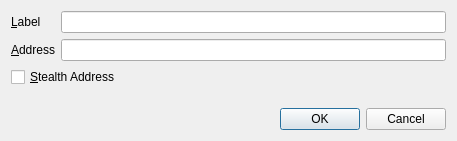
<?xml version="1.0" encoding="UTF-8"?>
<ui version="4.0">
 <class>EditAddressDialog</class>
 <widget class="QDialog" name="EditAddressDialog">
  <property name="geometry">
   <rect>
    <x>0</x>
    <y>0</y>
    <width>457</width>
    <height>141</height>
   </rect>
  </property>
  <property name="windowTitle">
   <string>Edit Address</string>
  </property>
  <layout class="QVBoxLayout" name="verticalLayout">
   <item>
    <layout class="QFormLayout" name="formLayout">
     <property name="fieldGrowthPolicy">
      <enum>QFormLayout::AllNonFixedFieldsGrow</enum>
     </property>
     <item row="0" column="0">
      <widget class="QLabel" name="label">
       <property name="text">
        <string>&amp;Label</string>
       </property>
       <property name="buddy">
        <cstring>labelEdit</cstring>
       </property>
      </widget>
     </item>
     <item row="0" column="1">
      <widget class="QLineEdit" name="labelEdit">
       <property name="toolTip">
        <string>The label associated with this address book entry</string>
       </property>
      </widget>
     </item>
     <item row="1" column="0">
      <widget class="QLabel" name="label_2">
       <property name="text">
        <string>&amp;Address</string>
       </property>
       <property name="buddy">
        <cstring>addressEdit</cstring>
       </property>
      </widget>
     </item>
     <item row="1" column="1">
      <widget class="QValidatedLineEdit" name="addressEdit">
       <property name="toolTip">
        <string>The address associated with this address book entry. This can only be modified for sending addresses.</string>
       </property>
      </widget>
     </item>
     <item row="2" column="0" colspan="2">
      <widget class="QCheckBox" name="stealthCB">
       <property name="text">
        <string>&amp;Stealth Address</string>
       </property>
      </widget>
     </item>
    </layout>
   </item>
   <item>
    <widget class="QDialogButtonBox" name="buttonBox">
     <property name="orientation">
      <enum>Qt::Horizontal</enum>
     </property>
     <property name="standardButtons">
      <set>QDialogButtonBox::Cancel|QDialogButtonBox::Ok</set>
     </property>
    </widget>
   </item>
  </layout>
 </widget>
 <customwidgets>
  <customwidget>
   <class>QValidatedLineEdit</class>
   <extends>QLineEdit</extends>
   <header>qvalidatedlineedit.h</header>
  </customwidget>
 </customwidgets>
 <resources/>
 <connections>
  <connection>
   <sender>buttonBox</sender>
   <signal>accepted()</signal>
   <receiver>EditAddressDialog</receiver>
   <slot>accept()</slot>
   <hints>
    <hint type="sourcelabel">
     <x>248</x>
     <y>254</y>
    </hint>
    <hint type="destinationlabel">
     <x>157</x>
     <y>274</y>
    </hint>
   </hints>
  </connection>
  <connection>
   <sender>buttonBox</sender>
   <signal>rejected()</signal>
   <receiver>EditAddressDialog</receiver>
   <slot>reject()</slot>
   <hints>
    <hint type="sourcelabel">
     <x>316</x>
     <y>260</y>
    </hint>
    <hint type="destinationlabel">
     <x>286</x>
     <y>274</y>
    </hint>
   </hints>
  </connection>
 </connections>
</ui>
